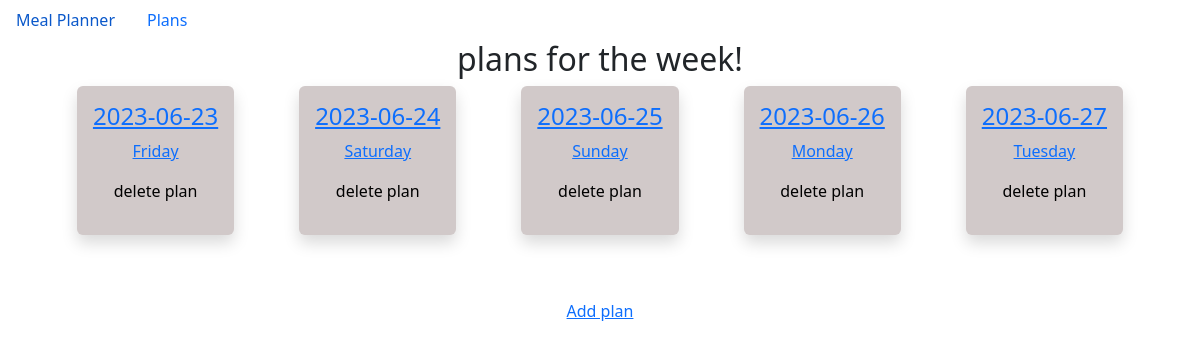
Page /plans/ on the earlier database version.
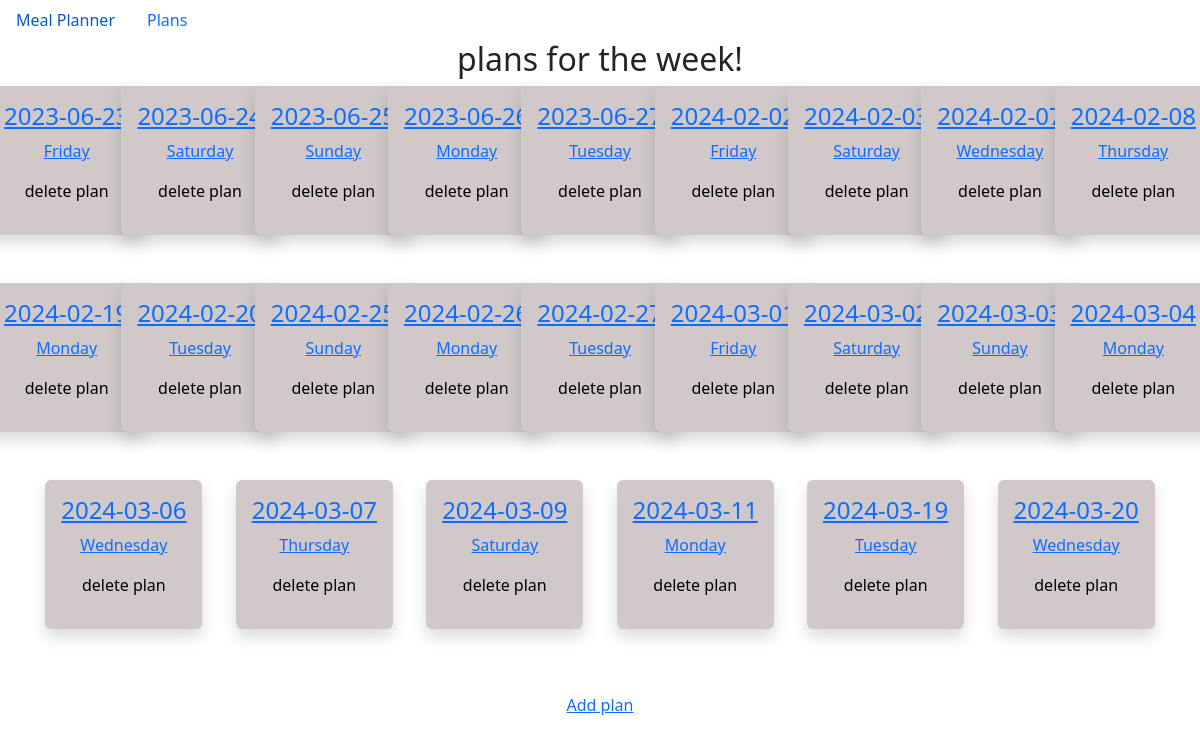
Same page on the later database version.
### meal_plans/models.py (models this page shows, shortened)
class Plan(models.Model):
    date = models.DateField()
    """breakfast = models.TextField(default="") # original functionality before adding FoodItem class.
    lunch = models.TextField(default="")
    dinner = models.TextField(default="")
    snacks = models.TextField(default="")"""
    current_date = datetime.date.today()
    the_day = current_date.weekday()
    week_days = ['Monday', 'Tuesday', 'Wednesday', 'Thursday', 'Friday', 'Saturday', 'Sunday']
    current_day = week_days[the_day]
    delete_plan = False
    @property
    def day_of_week(self):
        return self.date.strftime('%A')
    def __str__(self):
        return str(self.date)

### meal_plans/views.py (the view)
# urls.py: path('plans/', views.plans, name='plans'),
def plans(request):
    plans = Plan.objects.order_by('date')
    today = date.today()
    context = {'plans': plans, 'today':today}
    return render(request, 'meal_plans/plans.html', context)

### meal_plans/templates/meal_plans/plans.html (shortened to what this page needs)
{% extends "meal_plans/base.html" %}
{% load static %}
{% block content %}
<section id="plansSection">
    <h2>plans for the week!</h2>
    <ul id="plansList" class="">
    {% for plan in plans %}
    {% if today != plan.date %}
        <li class= "row">
            <div class="planLi shadow p-3 mb-5 rounded">
                <a href="{% url 'meal_plans:plan' plan.id %}">
                <h4 >{{ plan }}</h4>
                <p>{{ plan.day_of_week }} </p></a>
                <p><a href="{% url 'meal_plans:delete_plan' plan.id %}">delete plan</a></p>
            </div>
        </li>
    {% endif %}
    {% empty %}
        <li>No plans yet for this week!</li>
    {% endfor %}
    </ul>
    <a href="{% url 'meal_plans:new_plan' %}">Add plan</a>
</section>
{% endblock content %}

Differences in the rows shown:
added Plan: date "2024-02-02", day_of_week "Friday"
added Plan: date "2024-02-03", day_of_week "Saturday"
added Plan: date "2024-02-07", day_of_week "Wednesday"
added Plan: date "2024-02-08", day_of_week "Thursday"
added Plan: date "2024-02-19", day_of_week "Monday"
added Plan: date "2024-02-20", day_of_week "Tuesday"
added Plan: date "2024-02-25", day_of_week "Sunday"
added Plan: date "2024-02-26", day_of_week "Monday"
added Plan: date "2024-02-27", day_of_week "Tuesday"
added Plan: date "2024-03-01", day_of_week "Friday"
added Plan: date "2024-03-02", day_of_week "Saturday"
added Plan: date "2024-03-03", day_of_week "Sunday"
added Plan: date "2024-03-04", day_of_week "Monday"
added Plan: date "2024-03-06", day_of_week "Wednesday"
added Plan: date "2024-03-07", day_of_week "Thursday"
added Plan: date "2024-03-09", day_of_week "Saturday"
added Plan: date "2024-03-11", day_of_week "Monday"
added Plan: date "2024-03-19", day_of_week "Tuesday"
added Plan: date "2024-03-20", day_of_week "Wednesday"
